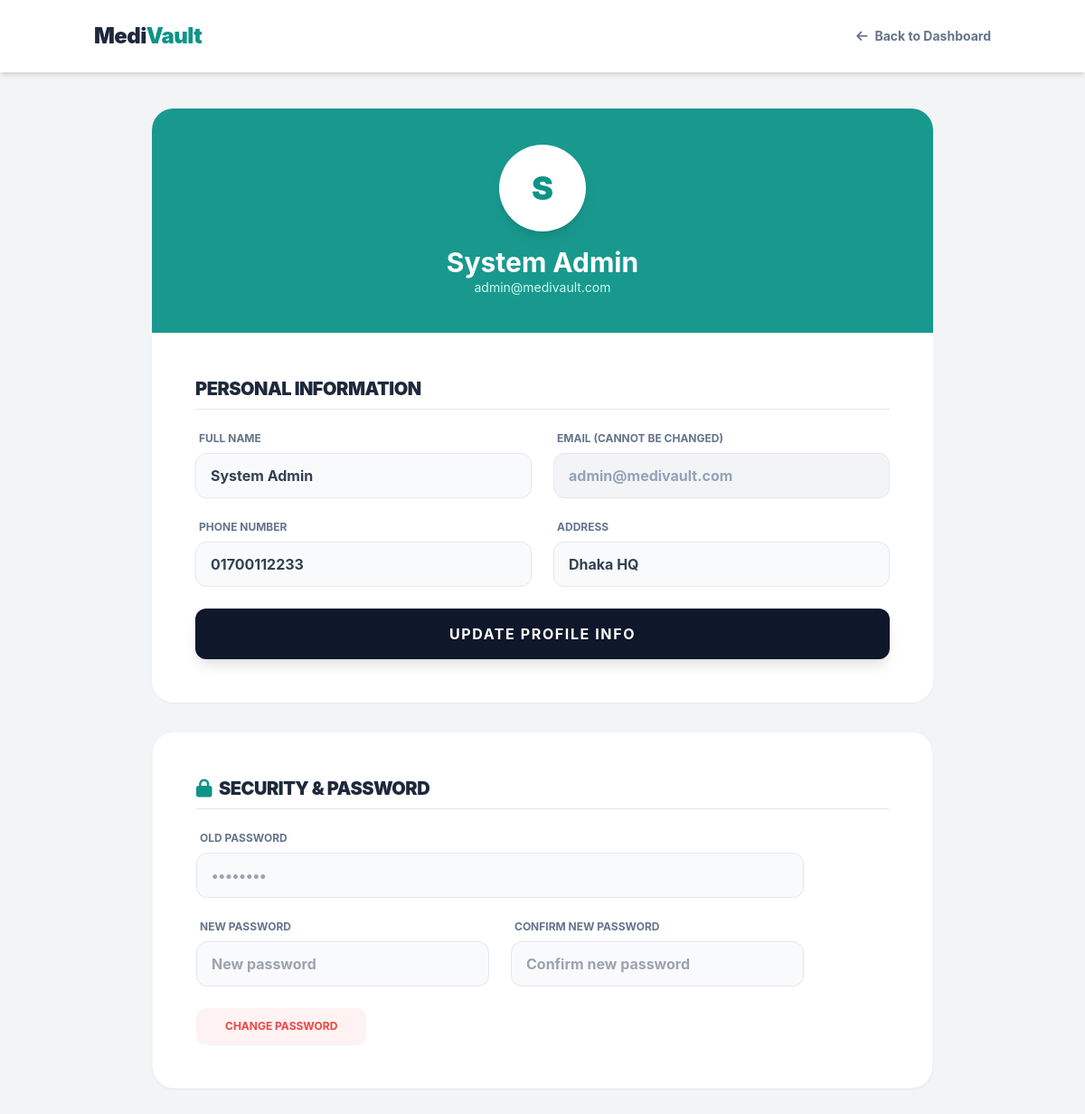
The app's page /profile.php (signed in) with its own data.
### tables this page shows
CREATE TABLE `users` (
  `user_id` int NOT NULL AUTO_INCREMENT,
  `full_name` varchar(100) NOT NULL,
  `email` varchar(100) DEFAULT NULL,
  `password_hash` varchar(255) DEFAULT NULL,
  `role` enum('admin','pharmacist','patient','walk-in','user') DEFAULT 'user',
  `phone` varchar(15) NOT NULL,
  `address` text,
  `created_at` timestamp NULL DEFAULT CURRENT_TIMESTAMP,
  PRIMARY KEY (`user_id`),
  UNIQUE KEY `email` (`email`)
);

### profile.php (the view, shortened to what this page needs)
<?php
include 'config.php';
$user_id = $_SESSION['user_id'];
$stmt = $pdo->prepare("SELECT * FROM users WHERE user_id = ?");
$stmt->execute([$user_id]);
$user = $stmt->fetch();
?>
<!DOCTYPE html>
<html lang="en">
<head>
    <script src="https://cdn.tailwindcss.com"></script>
    <link href="https://cdnjs.cloudflare.com/ajax/libs/font-awesome/6.0.0/css/all.min.css" rel="stylesheet">
</head>
<body class="flex flex-col min-h-screen">
    <nav class="bg-white shadow-md sticky top-0 z-50 w-full">
        <div class="container mx-auto px-4 h-20 flex justify-between items-center">
            <a href="dashboard.php" class="text-2xl font-black text-slate-800 tracking-tight">Medi<span class="text-arogga">Vault</span></a>
            <a href="dashboard.php" class="flex items-center gap-2 text-slate-500 hover:text-arogga font-bold text-sm transition-colors">
                <i class="fas fa-arrow-left"></i> Back to Dashboard
            </a>
        </div>
    </nav>
    <div class="container mx-auto px-4 py-10 max-w-4xl">
        <div class="bg-arogga rounded-t-3xl p-10 text-center text-white relative overflow-hidden">
            <div class="relative z-10">
                <div class="w-24 h-24 bg-white text-arogga rounded-full flex items-center justify-center text-4xl font-black mx-auto shadow-lg mb-4 uppercase">
                    <?= substr($user['full_name'], 0, 1) ?>
                </div>
                <h1 class="text-3xl font-bold"><?= htmlspecialchars($user['full_name']) ?></h1>
                <p class="text-teal-100 text-sm"><?= htmlspecialchars($user['email']) ?></p>
            </div>
        </div>
        <div class="bg-white rounded-b-3xl shadow-sm p-8 md:p-12 mb-8">
            <h3 class="text-xl font-black text-slate-800 uppercase tracking-tight mb-6 border-b pb-2">Personal Information</h3>
            <form method="POST" class="space-y-6">
                <div class="grid grid-cols-1 md:grid-cols-2 gap-6">
                    <div>
                        <label class="block text-xs font-bold text-slate-500 uppercase mb-2 ml-1">Full Name</label>
                        <input type="text" name="full_name" value="<?= htmlspecialchars($user['full_name']) ?>" required
                            class="w-full px-4 py-3 bg-gray-50 border border-gray-200 rounded-xl focus:ring-2 focus:ring-teal-500 outline-none font-bold text-slate-700">
                    </div>
                    <div>
                        <label class="block text-xs font-bold text-slate-500 uppercase mb-2 ml-1">Email (Cannot be changed)</label>
                        <input type="email" value="<?= htmlspecialchars($user['email']) ?>" readonly
                            class="w-full px-4 py-3 bg-gray-100 border border-gray-200 rounded-xl text-slate-400 font-bold cursor-not-allowed select-none">
                    </div>
                </div>
                <div class="grid grid-cols-1 md:grid-cols-2 gap-6">
                    <div>
                        <label class="block text-xs font-bold text-slate-500 uppercase mb-2 ml-1">Phone Number</label>
                        <input type="text" name="phone" value="<?= htmlspecialchars($user['phone'] ?? '') ?>" placeholder="Enter phone number"
                            class="w-full px-4 py-3 bg-gray-50 border border-gray-200 rounded-xl focus:ring-2 focus:ring-teal-500 outline-none font-bold text-slate-700">
                    </div>
                    <div>
                        <label class="block text-xs font-bold text-slate-500 uppercase mb-2 ml-1">Address</label>
                        <input type="text" name="address" value="<?= htmlspecialchars($user['address'] ?? '') ?>" placeholder="Enter address"
                            class="w-full px-4 py-3 bg-gray-50 border border-gray-200 rounded-xl focus:ring-2 focus:ring-teal-500 outline-none font-bold text-slate-700">
                    </div>
                </div>
                <button type="submit" name="update_profile" class="w-full bg-slate-900 text-white py-4 rounded-xl font-bold uppercase tracking-widest hover:bg-arogga transition-all shadow-lg mt-4">
                    Update Profile Info
                </button>
            </form>
        </div>
        <div class="bg-white rounded-3xl shadow-sm p-8 md:p-12 border border-gray-100">
            <h3 class="text-xl font-black text-slate-800 uppercase tracking-tight mb-6 border-b pb-2 flex items-center gap-2">
                <i class="fas fa-lock text-arogga"></i> Security & Password
            </h3>
            <form method="POST" class="space-y-6 max-w-2xl">
                <div>
                    <label class="block text-xs font-bold text-slate-500 uppercase mb-2 ml-1">Old Password</label>
                    <input type="password" name="old_password" required placeholder="••••••••"
                        class="w-full px-4 py-3 bg-gray-50 border border-gray-200 rounded-xl focus:ring-2 focus:ring-teal-500 outline-none font-bold text-slate-700">
                </div>
                <div class="grid grid-cols-1 md:grid-cols-2 gap-6">
                    <div>
                        <label class="block text-xs font-bold text-slate-500 uppercase mb-2 ml-1">New Password</label>
                        <input type="password" name="new_password" required placeholder="New password"
                            class="w-full px-4 py-3 bg-gray-50 border border-gray-200 rounded-xl focus:ring-2 focus:ring-teal-500 outline-none font-bold text-slate-700">
                    </div>
                    <div>
                        <label class="block text-xs font-bold text-slate-500 uppercase mb-2 ml-1">Confirm New Password</label>
                        <input type="password" name="confirm_password" required placeholder="Confirm new password"
                            class="w-full px-4 py-3 bg-gray-50 border border-gray-200 rounded-xl focus:ring-2 focus:ring-teal-500 outline-none font-bold text-slate-700">
                    </div>
                </div>
                <button type="submit" name="change_password" class="bg-red-50 text-red-500 px-8 py-3 rounded-xl font-bold uppercase text-xs hover:bg-red-500 hover:text-white transition-all shadow-sm">
                    Change Password
                </button>
            </form>
        </div>
    </div>
</body>
</html>

### profile.php (style rules this page uses)
body { font-family: 'Inter', sans-serif; background-color: #f3f4f6; }
.bg-arogga { background-color: #0d9488; }
.text-arogga { color: #0d9488; }

### records on screen
users: full_name "S", full_name "System Admin", email "admin@medivault.com", phone "01700112233", address "Dhaka HQ"
